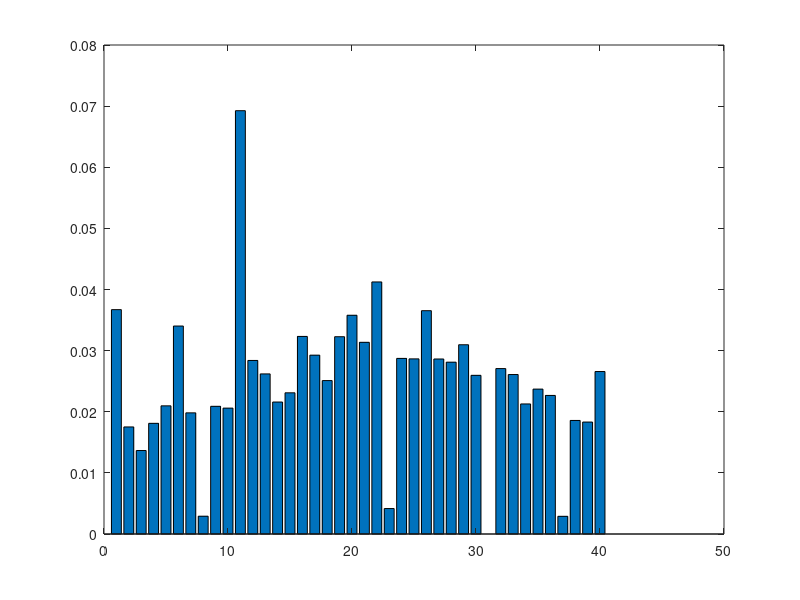

Recreate this plot in MATLAB.
%% "Solving" Monopoly"
%
% Author: Aleksejus Kononovicius
%

clear;

%% Building template for the roll

two_die_roll = [0:6 5:-1:1] ./ 36;
two_die_roll_mat = repmat(two_die_roll, 40, 1);

%% Building transition matrix

transition_matrix = zeros(41);
temp_matrix = full(spdiags(two_die_roll_mat, ...
    1:size(two_die_roll_mat, 2), 40, 2*40));
temp_matrix = temp_matrix(1:40, 1:40) + temp_matrix(1:40, 41:80);
transition_matrix(1:40, 1:40) = temp_matrix;

%% Dealing with "Go To Jail" square

transition_matrix(:, 41) = transition_matrix(:, 31);
transition_matrix(:, 31) = 0;
transition_matrix(31, :) = 0;
transition_matrix(41, :) = transition_matrix(11, :);

%% Dealing with "Chance" cards

chance_squares = [8, 23, 37];
destination_squares = [1, 6, 12, 22, 40, 41, -1, -2, -2, -3];
true_dest = 0;

for sq = chance_squares
    % go to go, reading, St. Charles, Illinois, Boardwalk, Jail, nearest
    % utility, nearest railroad x2, back 3 spaces
    for dest = destination_squares
        true_dest = dest;
        if dest == -3 % back 3 spaces
            true_dest = sq - 3;
        elseif dest == -2 % nearest rail road
            if sq > 6 && sq < 16
                true_dest = 16;
            elseif sq > 16 && sq < 26
                true_dest = 26;
            elseif sq > 26 && sq < 36
                true_dest = 36;
            else
                true_dest = 6;
            end
        elseif dest == -1 % nearest utility
            if sq > 13 && sq < 29
                true_dest = 29;
            else
                true_dest = 13;
            end
        end
        transition_matrix(:, true_dest) = transition_matrix(:, true_dest) + ...
            (1/16)*transition_matrix(:, sq);
    end
    % stay
    transition_matrix(:, sq) = (6/16)*transition_matrix(:, sq);
end

%% Dealing with "Community chest" cards

community_squares = [3, 18, 34];
destination_squares = [1, 41];

for sq = community_squares
    % go to go or jail
    for dest = destination_squares
        transition_matrix(:, dest) = transition_matrix(:, dest) + ...
            (1/16)*transition_matrix(:, sq);
    end
    % stay
    transition_matrix(:, sq) = (14/16)*transition_matrix(:, sq);
end

%% Testing transition matrix

test_condition = all( (abs(sum(transition_matrix, 2) - 1) < 1e-6) | ...
    (abs(sum(transition_matrix, 2)) < 1e-6) );
assert(test_condition, "Some of the rows do not sum to 0 or 1.");

%% Translate my transition matrix into a proper linear algebra transition matrix

proper_transition_matrix = transition_matrix.';

%% Get stationary distribution

[eigen_vectors, eigen_values] = eig(proper_transition_matrix);
mask = find(abs(diag(eigen_values) - 1) < 1e-6);
stationary_dist = eigen_vectors(:, mask).^2;
stationary_dist(11) = stationary_dist(11) + stationary_dist(41);
stationary_dist = stationary_dist(1:40);

bar(stationary_dist)

%% Probability to visit a property of certain color

prob_brown = sum(stationary_dist([2 4]))*100;
prob_cyan = sum(stationary_dist([7 9 10]))*100;
prob_magenta = sum(stationary_dist([12 14 15]))*100;
prob_orange = sum(stationary_dist([17 19 20]))*100;
prob_red = sum(stationary_dist([22 24 25]))*100;
prob_yellow = sum(stationary_dist([27 28 30]))*100;
prob_green = sum(stationary_dist([32 33 35]))*100;
prob_blue = sum(stationary_dist([38 40]))*100;

fprintf('Probability to visit brown: %.2f%%\n', prob_brown);
fprintf('Probability to visit cyan: %.2f%%\n', prob_cyan);
fprintf('Probability to visit magenta: %.2f%%\n', prob_magenta);
fprintf('Probability to visit orange: %.2f%%\n', prob_orange);
fprintf('Probability to visit red: %.2f%%\n', prob_red);
fprintf('Probability to visit yellow: %.2f%%\n', prob_yellow);
fprintf('Probability to visit green: %.2f%%\n', prob_green);
fprintf('Probability to visit blue: %.2f%%\n', prob_blue);

%% Ranking

[~, sorted_indices] = sort(stationary_dist, 'descend');

for idx = sorted_indices.'
    fprintf('%2d   %4.2f%%\n', idx, stationary_dist(idx)*100);
end

